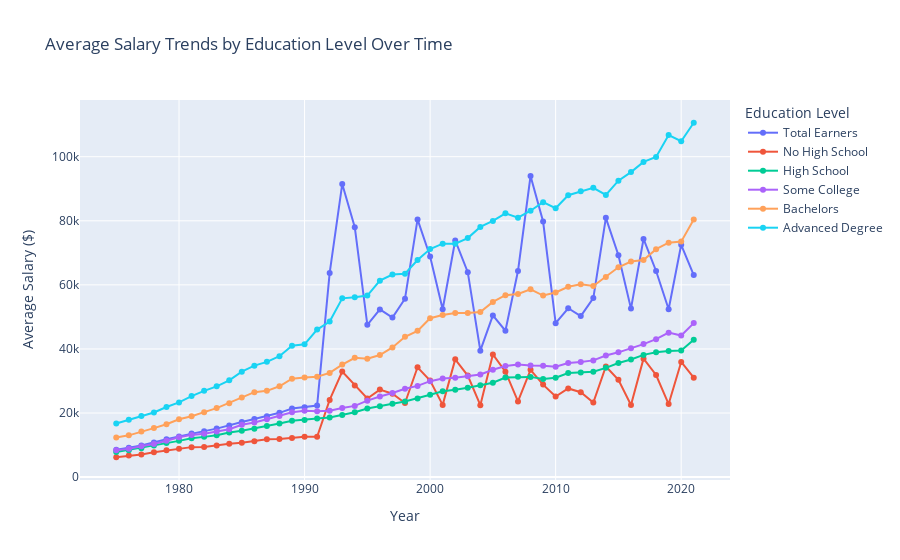

Notebook source saved alongside this figure:
### Markdown cell above
The graph depicts the distribution of education levels within the U.S. workforce over time, using what appears to be a stacked area chart. The chart spans from 1975 to 2021 and illustrates the number of workers (earners) within each education category. Here's what the graph reveals:

**Advanced Degree:**

In 1975, individuals with an advanced degree constituted approximately 6.6% of the workforce. By 2021, this figure has grown to 14.87%, more than doubling over the 46-year period.

**Bachelor's Degree:**

The portion of the workforce with a bachelor's degree has also grown considerably. It stands at 25.33% in 2021, indicating a significant increase, although the graph doesn't provide the exact figure for 1975 for direct comparison.

**Some College:**

Workers with some college education, but no degree, represent 26.63% of the workforce in 2021. This category has seen growth, suggesting a substantial number of people have pursued higher education to some extent.

**High School Diploma:**

The high school diploma category has experienced a relative decline in terms of percentage share of the workforce. It has decreased from being the largest category in 1975 to 26.58% in 2021.

**No High School Diploma:**

There has been a significant reduction in the percentage of the workforce without a high school diploma, from being a substantial portion in 1975 to just 6.59% in 2021. Total Workforce Increase: The total number of workers has grown from 97,881 in 1975 to 165,282 in 2021. This shows overall growth in the workforce, alongside the shifts in educational attainment.

### Code cell
fig = go.Figure()

fig.add_trace(go.Scatter(x=salaries_df['year'], y=salaries_df['total_earners_salary'], mode='lines+markers', name='Total Earners'))
fig.add_trace(go.Scatter(x=salaries_df['year'], y=salaries_df['no_high_school_salary'], mode='lines+markers', name='No High School'))
fig.add_trace(go.Scatter(x=salaries_df['year'], y=salaries_df['high_school_salary'], mode='lines+markers', name='High School'))
fig.add_trace(go.Scatter(x=salaries_df['year'], y=salaries_df['some_college_salary'], mode='lines+markers', name='Some College'))
fig.add_trace(go.Scatter(x=salaries_df['year'], y=salaries_df['bachelors_salary'], mode='lines+markers', name='Bachelors'))
fig.add_trace(go.Scatter(x=salaries_df['year'], y=salaries_df['adv_salary'], mode='lines+markers', name='Advanced Degree'))

fig.update_layout(title='Average Salary Trends by Education Level Over Time',
                  xaxis_title='Year',
                  yaxis_title='Average Salary ($)',
                  legend_title='Education Level',
                  hovermode='x unified')

fig.show()

### Figure 1 — Plotly figure (JSON) as saved in the notebook; plotly's stock layout.template omitted (floating-point values rounded to 4 significant figures)
{"data": [{"mode": "lines+markers", "name": "Total Earners", "type": "scatter", "x": [2021, 2020, 2019, 2018, 2017, 2016, 2015, 2014, 2013, 2012, 2011, 2010, 2009, 2008, 2007, 2006, 2005, 2004, 2003, 2002, 2001, 2000, 1999, 1998, 1997, 1996, 1995, 1994, 1993, 1992, 1991, 1990, 1989, 1988, 1987, 1986, 1985, 1984, 1983, 1982, 1981, 1980, 1979, 1978, 1977, 1976, 1975], "y": [63050, 72520, 52380, 64340, 74320, 52590, 69240, 80930, 55880, 50260, 52700, 48050, 79770, 93980, 64320, 45680, 50460, 39460, 63970, 73860, 52390, 68850, 80440, 55670, 49810, 52340, 47540, 78010, 91460, 63720, 22332, 21793, 21414, 20060, 19016, 18149, 17181, 16083, 15137, 14351, 13624, 12665, 11795, 10812, 9887, 9180, 8552]}, {"mode": "lines+markers", "name": "No High School", "type": "scatter", "x": [2021, 2020, 2019, 2018, 2017, 2016, 2015, 2014, 2013, 2012, 2011, 2010, 2009, 2008, 2007, 2006, 2005, 2004, 2003, 2002, 2001, 2000, 1999, 1998, 1997, 1996, 1995, 1994, 1993, 1992, 1991, 1990, 1989, 1988, 1987, 1986, 1985, 1984, 1983, 1982, 1981, 1980, 1979, 1978, 1977, 1976, 1975], "y": [31050, 35940, 22810, 31870, 36980, 22490, 30360, 34530, 23270, 26490, 27670, 25140, 28870, 33490, 23620, 32900, 38300, 22450, 31700, 36750, 22540, 30140, 34280, 23130, 26010, 27320, 24520, 28620, 32940, 24090, 12613, 12582, 12242, 11889, 11824, 11203, 10726, 10384, 9853, 9387, 9357, 8845, 8420, 7759, 7066, 6720, 6198]}, {"mode": "lines+markers", "name": "High School", "type": "scatter", "x": [2021, 2020, 2019, 2018, 2017, 2016, 2015, 2014, 2013, 2012, 2011, 2010, 2009, 2008, 2007, 2006, 2005, 2004, 2003, 2002, 2001, 2000, 1999, 1998, 1997, 1996, 1995, 1994, 1993, 1992, 1991, 1990, 1989, 1988, 1987, 1986, 1985, 1984, 1983, 1982, 1981, 1980, 1979, 1978, 1977, 1976, 1975], "y": [42850, 39498, 39371, 38936, 38145, 36702, 35615, 34099, 32881, 32630, 32493, 30999, 30627, 31283, 31286, 31071, 29448, 28645, 27915, 27280, 26795, 25692, 24551, 23594, 22895, 22154, 21431, 20248, 19422, 18637, 18261, 17820, 17594, 16750, 15939, 15120, 14457, 13893, 13044, 12560, 12109, 11314, 10624, 9834, 9013, 8393, 7843]}, {"mode": "lines+markers", "name": "Some College", "type": "scatter", "x": [2021, 2020, 2019, 2018, 2017, 2016, 2015, 2014, 2013, 2012, 2011, 2010, 2009, 2008, 2007, 2006, 2005, 2004, 2003, 2002, 2001, 2000, 1999, 1998, 1997, 1996, 1995, 1994, 1993, 1992, 1991, 1990, 1989, 1988, 1987, 1986, 1985, 1984, 1983, 1982, 1981, 1980, 1979, 1978, 1977, 1976, 1975], "y": [48070, 44176, 45091, 43053, 41507, 40201, 38943, 37945, 36428, 35943, 35585, 34469, 34773, 34808, 35138, 34650, 33496, 32012, 31498, 31046, 30782, 29939, 28469, 27566, 26235, 25181, 23862, 22226, 21539, 20680, 20551, 20694, 20255, 19066, 18054, 17073, 16349, 14936, 14245, 13503, 13176, 12409, 11377, 10357, 9607, 8813, 8388]}, {"mode": "lines+markers", "name": "Bachelors", "type": "scatter", "x": [2021, 2020, 2019, 2018, 2017, 2016, 2015, 2014, 2013, 2012, 2011, 2010, 2009, 2008, 2007, 2006, 2005, 2004, 2003, 2002, 2001, 2000, 1999, 1998, 1997, 1996, 1995, 1994, 1993, 1992, 1991, 1990, 1989, 1988, 1987, 1986, 1985, 1984, 1983, 1982, 1981, 1980, 1979, 1978, 1977, 1976, 1975], "y": [80380, 73499, 73163, 71155, 67763, 67267, 65482, 62466, 59661, 60159, 59415, 57619, 56665, 58613, 57181, 56788, 54689, 51554, 51206, 51194, 50623, 49595, 45644, 43782, 40478, 38112, 36980, 37224, 35121, 32525, 31323, 31112, 30736, 28344, 26919, 26511, 24877, 23072, 21532, 20272, 19006, 18075, 16514, 15291, 14207, 13033, 12332]}, {"mode": "lines+markers", "name": "Advanced Degree", "type": "scatter", "x": [2021, 2020, 2019, 2018, 2017, 2016, 2015, 2014, 2013, 2012, 2011, 2010, 2009, 2008, 2007, 2006, 2005, 2004, 2003, 2002, 2001, 2000, 1999, 1998, 1997, 1996, 1995, 1994, 1993, 1992, 1991, 1990, 1989, 1988, 1987, 1986, 1985, 1984, 1983, 1982, 1981, 1980, 1979, 1978, 1977, 1976, 1975], "y": [110600, 104833, 106766, 99919, 98369, 95203, 92525, 88056, 90304, 89253, 87981, 83930, 85818, 83144, 80977, 82320, 79946, 78093, 74602, 72824, 72869, 71194, 67756, 63473, 63229, 61317, 56667, 56105, 55789, 48548, 46038, 41458, 41019, 37724, 35968, 34787, 32909, 30192, 28333, 26915, 25281, 23308, 21874, 20173, 19077, 17911, 16725]}], "layout": {"hovermode": "x unified", "legend": {"title": {"text": "Education Level"}}, "title": {"text": "Average Salary Trends by Education Level Over Time"}, "xaxis": {"title": {"text": "Year"}}, "yaxis": {"title": {"text": "Average Salary ($)"}}}}
